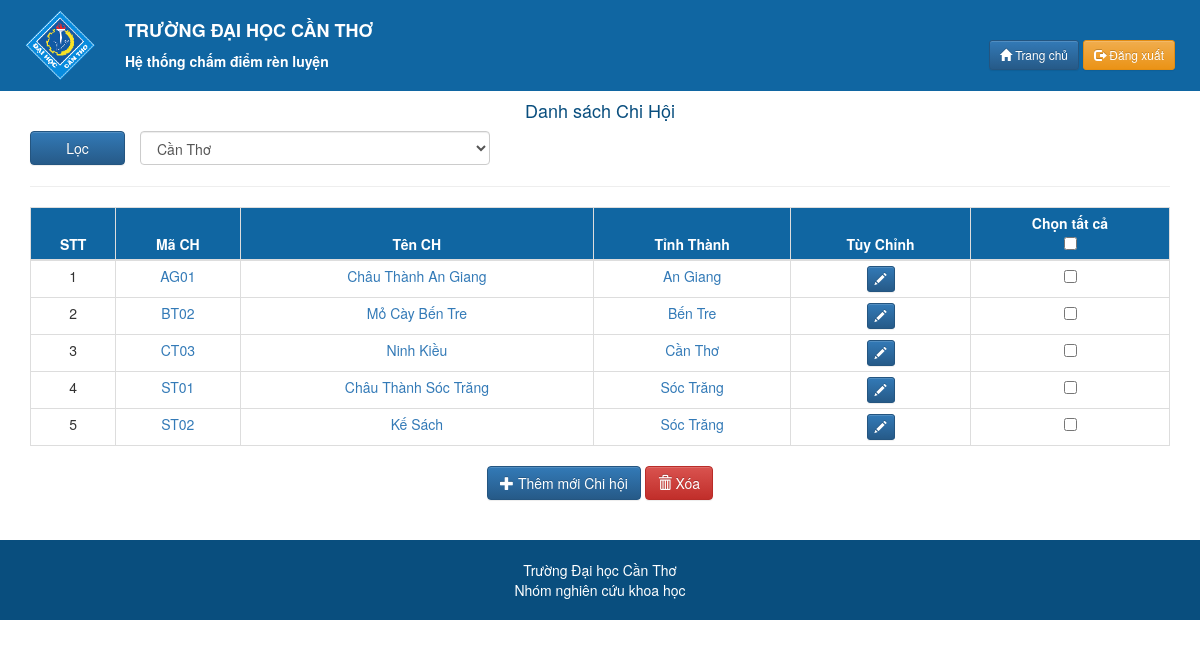
Page /view/branch.manage.php on the committed database.
### tables this page shows
CREATE TABLE `branch` (
  `idBranch` varchar(10) NOT NULL,
  `branchName` varchar(256) DEFAULT NULL,
  `city` varchar(256) DEFAULT NULL
);

### libraries/pagination.php (called while the page is built, shortened)
<?php
class Pagination{
	public function start(){
		if(isset($_GET['start'])){
			$start = $_GET['start'];
		}else{
			$start = 0;
		}
		return $start;
	}
}

### model/BrachMod.php (called while the page is built, shortened)
<?php
class BranchMod
{
    private $conn;
    function __construct()
    {
        $this->conn = new ConnectToSQL();
    }
    public function countBranch()
    {
        $sql = "SELECT count(*) FROM Branch ";
        $this->conn->Connect();
        $result = $this->conn->conn->query($sql);
        if ($result->num_rows > 0) {
            while ($row = $result->fetch_assoc()) {
                return $row["count(*)"];
            }
        } else {
            return 0;
        }
        $this->conn->Stop();
    }
    public function getBranch()
    {
        $list = array();
        $sql = "SELECT * FROM branch";
        $this->conn->Connect();
        $result = $this->conn->conn->query($sql);
        if ($result->num_rows > 0) {
            $k = 0;
            while ($row = $result->fetch_assoc()) {
                $branch = new BranchObj();
                $branch->setidBranch($row["idBranch"]);
                $branch->setBranchName($row["branchName"]);
                $branch->setCity($row["city"]);
                $list[$k] = $branch;
                $k++;
            }
        } else {
            return 0;
        }
        $this->conn->Stop();
        return $list;
    }
    public function getBranchLimit( $start, $limit)
    {
        $list = array();
        $sql = "SELECT * FROM branch LIMIT ".$start.",".$limit;
        $this->conn->Connect();
        $result = $this->conn->conn->query($sql);
        if ($result->num_rows > 0) {
            $k = 0;
            while ($row = $result->fetch_assoc()) {
                $branch = new BranchObj();
                $branch->setidBranch($row["idBranch"]);
                $branch->setBranchName($row["branchName"]);
                $branch->setCity($row["city"]);
                $list[$k] = $branch;
                $k++;
            }
        } else {
            return 0;
        }
        $this->conn->Stop();
        return $list;
    }
}
?>

### model/ConnectToSQL.php (called while the page is built, shortened)
<?php
Class ConnectToSQL
{
    public function Connect()
    {
        $this->conn = new mysqli('localhost', 'root','', 'managementscore');
    }
}
?>

### model/BranchObj.php (called while the page is built, shortened)
<?php
class BranchObj
{
    private $idBranch;
    private $branchName;
    private $city;
    public function setidBranch($idBranch)
    {
        $this->idBranch = $idBranch;
    }
    public function getidBranch()
    {
        return $this->idBranch;
    }
    public function setBranchName($branchName)
    {
        $this->branchName = $branchName;
    }
    public function getBranchName()
    {
        return $this->branchName;
    }
    public function setCity($city)
    {
        $this->city = $city;
    }
    public function getCity()
    {
        return $this->city;
    }
}
?>

### controller/branch/branch.table.php (the view, shortened to what this page needs)
<hr />
<?php
$Pagination = new Pagination();
$limit = $Pagination->limit;
$stat = $Pagination->start();
?>
<table class="table table-bordered table-condensed ">
    <thead>
    <tr>
        <th>STT</th>
        <th>Mã CH</th>
        <th>Tên CH</th>
        <th>Tỉnh Thành</th>
        <th>Tùy Chỉnh</th>
        <th>Chọn tất cả<br>
            <input type="checkbox" onClick="toggle(this)"></th>
    </tr>
    </thead>
    <form action="branch.manage.php" method="post" id="manageForm">
        <?php
            $arrayBranch = $branchMod->getBranchLimit($stat, $limit);
              $i=0;
        if(count($arrayBranch)>1)
            foreach ($arrayBranch as $key => $value) {
                $i++;
                echo '
                <tr>
                    <td>'.$i.'</td>
                    <td>
                        <a class="align-self-center " data-toggle="modal" data-target="#infoBranch" method="get" href="branch.manage.php?id=' . $value->getidBranch() . '">' . $value->getidBranch() . '</a>
                    </td>
                    <td>
                        <a class="align-self-center " data-toggle="modal" data-target="#infoBranch" method="get" href="branch.manage.php?id=' . $value->getidBranch() . '">' . $value->getBranchName() . '</a>
                    </td>
                    <td>
                        <a class="align-self-center " data-toggle="modal" data-target="#infoBranch" method="get" href="branch.manage.php?id=' . $value->getidBranch() . '">' . $value->getCity() . '</a>
                    </td>
                    <td>
                        <a href="?idBranch='.$value->getidBranch().'" class="btn btn-primary btn-sm"><span class="glyphicon glyphicon-pencil"></span></a>
                    </td>
                    <td>
                        <input type="checkbox" name="xoa[]" id="'.$value->getidBranch().'" value="'.$value->getidBranch().'"/>
                    </td>
                </tr>';
            }
        ?>
    </form>
</table>

### controller/header.php (shortened to what this page needs)
<!DOCTYPE html>
<html lang="en">
<head>
    <link rel="stylesheet" href="../public/bootstrap/css/bootstrap.min.css">
    <link rel="stylesheet" href="../public/bootstrap/css/bootstrap-theme.min.css">
    <link rel="stylesheet" type="text/css" href="../public/style/dataTables.bootstrap.min.css">
    <link rel="stylesheet" href="../public/style/style.css">
</head>
<body>
<div class="banner container-fluid">
    <div class="col-sm-2 logo">
        <img src="../public/img/logo.gif" width="70" alt="">
    </div>
    <div class="banner-title col-sm-8">
        <h4><strong>TRƯỜNG ĐẠI HỌC CẦN THƠ</strong></h4>
        <p><strong>Hệ thống chấm điểm rèn luyện</strong></p>
    </div>
    <div class="banner-action col-sm-2 text-right">
        <a href="main.php" class="btn btn-primary btn-sm">
            <span class="glyphicon glyphicon-home"></span> Trang chủ</a>
        <a href="../controller/account/account.logout.php" class="btn btn-warning btn-sm">
            <span class="glyphicon glyphicon-log-out"></span> Đăng xuất</a>
    </div>
</div>

### view/branch.manage.php (shortened to what this page needs)
<?php
require_once "../controller/header.php";
$branchMod = new BranchMod();
?>
    <div class="container main-academy-container">
        <div class="academy-action-list text-center">
            <h4>Danh sách Chi Hội</h4>
            <div class="form-group">
                <form action="" method="post">
                    <input type="submit" value="Lọc" class="btn btn-primary col-sm-1">
                    <?php
                    require "../controller/branch/branch.filter.city.php";
                    ?>
                </form>
                <br>
                <br>
            </div>
            <?php
            require_once "../controller/branch/branch.content.php";
            ?>
        </div>
    </div>
<br>
<?php
require_once "../controller/footer.php";
?>
</body>
</html>

### controller/branch/branch.filter.city.php (shortened to what this page needs)
<div class="col-sm-4">
    <select name="kv" id="" class="form-control">
        <?php
        echo'
                             <option value="Cần Thơ">Cần Thơ</option>
                            ';
        ?>
    </select>
</div>

### controller/branch/branch.content.php (shortened to what this page needs)
<div class="">
    <?php
    require "../controller/branch/branch.table.php";
    ?>
    <form action="" class="form-inline">
        <a class="btn btn-primary col align-self-center " data-toggle="modal" data-target="#addBranch">
            <span class="glyphicon glyphicon-plus"></span> Thêm mới Chi hội
        </a>
        <a class="btn btn-danger col align-self-center " data-toggle="modal" data-target="#deleteBranch">
            <span class="glyphicon glyphicon-trash"></span> Xóa
        </a>
    </form>
</div>

### controller/footer.php (shortened to what this page needs)
<br />
<footer class="footer text-center">
    Trường Đại học Cần Thơ <br> Nhóm nghiên cứu khoa học
</footer>
</body>
</html>

### public/style/style.css (style rules this page uses)
.banner { color: #ffffff; background-color: #1066A2; padding: 10px; }
.banner .logo { width: 100px; }
.banner .banner-title { width: 300px; }
.banner .banner-action { width: 220px; padding-top: 30px; float: right; }
.container { min-height: 400px; }
footer { padding: 20px; background-color: #094E7E; color: #fff; width: 100%; }
.main-academy-container h4 { color: #094E7E; }
.main-academy-container hr { margin-top: 0; }
.academy-action-list .table thead { background-color: #1066A2; color: #ffffff; }
.academy-action-list .table thead th { text-align: center !important; }
.academy-action-list .table tbody tr td:first-child, .academy-action-list .table tbody tr td:last-child { text-align: center; }
.academy-action-list .table .btn-sm { padding: 3px 7px; margin: 0; }

### rows in the picture
branch: idBranch "AG01", branchName "Châu Thành An Giang", city "An Giang"
branch: idBranch "BT02", branchName "Mỏ Cày Bến Tre", city "Bến Tre"
branch: idBranch "CT03", branchName "Ninh Kiều", city "Cần Thơ"
branch: idBranch "ST01", branchName "Châu Thành Sóc Trăng", city "Sóc Trăng"
branch: idBranch "ST02", branchName "Kế Sách", city "Sóc Trăng"
